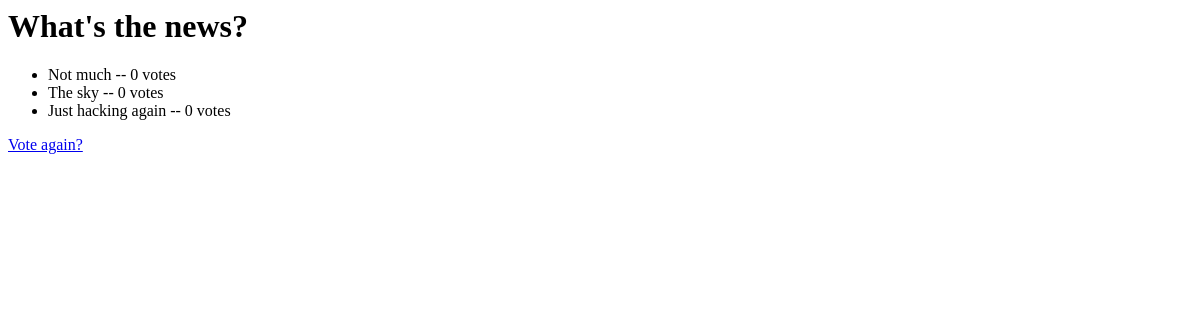
/polls/1/results/, run on an earlier commit of the app's database.
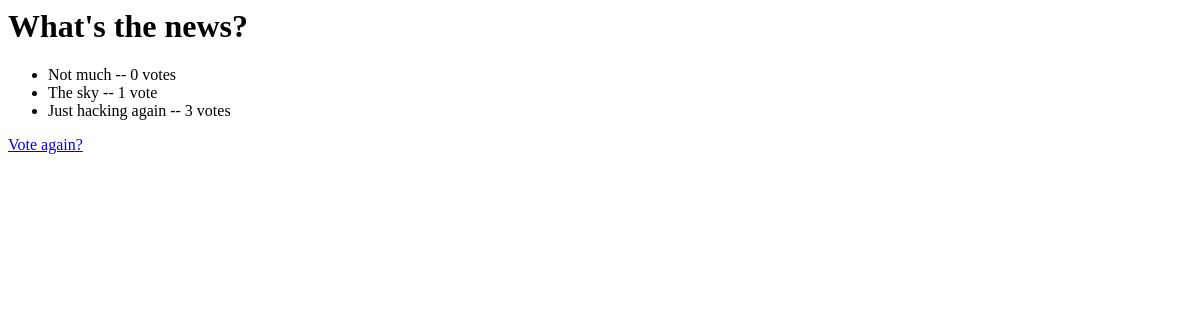
And on a later commit of the database.
### polls/models.py (models this page shows, shortened)
class Question(models.Model):
    question_text = models.CharField(max_length=200)
    pub_date = models.DateTimeField('date published')

class Choice(models.Model):
    question = models.ForeignKey(Question, on_delete=models.CASCADE)
    choice_text = models.CharField(max_length=200)
    votes = models.IntegerField(default=0)

### polls/views.py (the view)
# urls.py: url(r'^(?P<pk>[0-9]+)/results/$', views.ResultsView.as_view(), name='results'),
class ResultsView(generic.DetailView):
    model = Question
    template_name = 'polls/results.html'

### polls/templates/polls/results.html
<h1>{{ question.question_text }}</h1>
<ul>
{% for choice in question.choice_set.all %}
    <li>{{ choice.choice_text }} -- {{ choice.votes }} vote{{ choice.votes|pluralize }}</li>
{% endfor %}
</ul>
<a href="{% url 'polls:detail' question.id %}">Vote again?</a>

What changed in the data, as far as the page shows it:
changed Choice "The sky": votes "0" → "1"
changed Choice "Just hacking again": votes "0" → "3"
